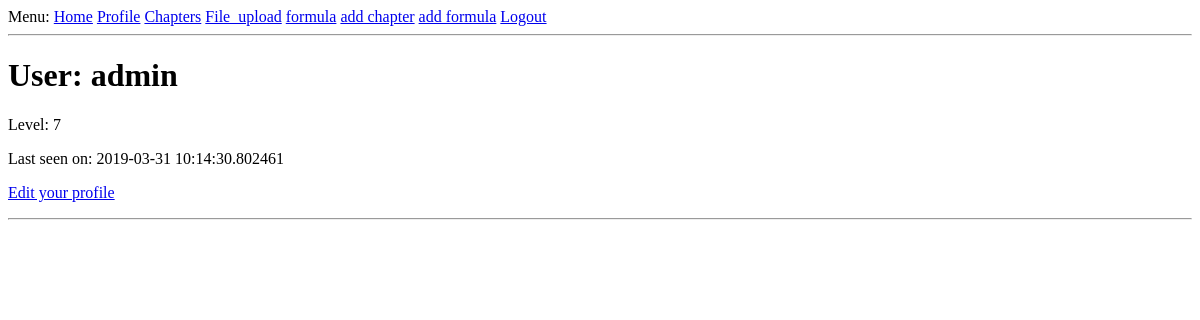
The app's page /me (signed in), older data.
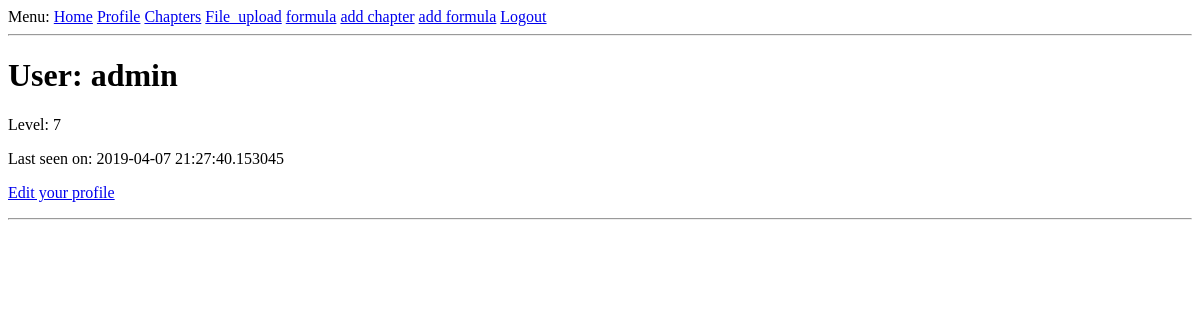
The same page, newer data.
### app/models.py (models this page shows, shortened)
class User(UserMixin, db.Model):
    id = db.Column(db.Integer, primary_key=True)
    level = db.Column(db.Integer, default=0)
    username = db.Column(db.String(64), index=True, unique=True)
    email = db.Column(db.String(120), index=True, unique=True)
    password_hash = db.Column(db.String(128))
    posts = db.relationship('Post', backref='author', lazy='dynamic')
    chapter = db.relationship('Chapter', backref=db.backref("author"))
    formula = db.relationship('Formula', backref=db.backref("author"))
    about_me = db.Column(db.String(140))
    last_seen = db.Column(db.DateTime, default=datetime.utcnow)

### app/routes.py (the view)
@app.route('/me')
def me():
    user = current_user
    return render_template('user.html', user=user)

### app/models.py (called while the page is built)
@login.user_loader
def load_user(id):
    return User.query.get(int(id))

### app/routes.py (called while the page is built)
@app.before_request
def before_request():
    if current_user.is_authenticated:
        current_user.last_seen = datetime.utcnow()
        db.session.commit()

### app/templates/user.html (shortened to what this page needs)
{% extends "base.html" %}
{% block content %}
    <h1>User: {{ user.username }}</h1>
    <p>Level: {{ user.level }}</p>
    {% if user.last_seen %}<p>Last seen on: {{ user.last_seen }}</p>{% endif %}
    {% if user == current_user %}
        <p><a href="{{ url_for('edit_profile') }}">Edit your profile</a></p>
    {% endif %}
    <hr>
{% endblock %}

Row changes from the older to the newer data that the page shows:
changed User "admin": last_seen "2019-03-31 10:14:30.802461" → "2019-04-07 21:27:40.153045"
